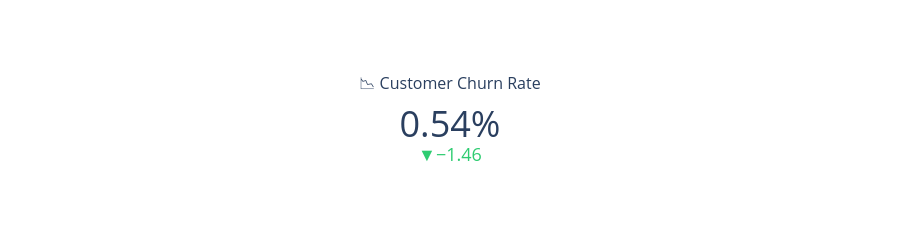

Source (notebook cell):
### Code cell
# Overall churn rate (%): 
df = run(""" with max_date_table as (
    select max(order_purchase_timestamp) as max_date 
    from orders_clean
),
    last_order_table as (select c.customer_id, max(o.order_purchase_timestamp) as last_order
    from orders_clean o 
    join customers_clean c 
    on c.customer_id = o.customer_id 
    group by c.customer_id
    ),

    churn_flag as (select case
    when last_order is null 
    or last_order < ((select max_date from max_date_table) - interval '180 days')
    then 1
    else 0
    end as is_churn from last_order_table)

   select round(100.00 * sum(is_churn) /count(*),2) as churn_rate_percentage
   from churn_flag """)

import plotly.graph_objects as go

churn_value = df['churn_rate_percentage'][0]

fig = go.Figure(go.Indicator(
    
    mode="number+delta",
    
    value=churn_value,
    
    # 🔥 MAIN NUMBER (clean & bold)
    number={
        'suffix': "%",
        'font': {'size': 36}
    },
    
    # 🔥 SMALL CONTEXT (optional benchmark)
    delta={
        'reference': 2,   # benchmark (you can adjust)
        'relative': False,
        'increasing': {'color': "#e74c3c"},
        'decreasing': {'color': "#2ecc71"}
    },
    
    # 🔥 PROFESSIONAL TITLE + EMOJI
    title={
        'text': "📉 Customer Churn Rate",
        'font': {'size': 16}
    }
))

# 🔥 CLEAN LAYOUT (compact size)
fig.update_layout(

    height=200,
    margin=dict(t=50, b=20, l=20, r=20),
    paper_bgcolor="white"
)

fig.show()

### Figure 1 — Plotly figure (JSON) as saved in the notebook; plotly's stock layout.template omitted (floating-point values rounded to 4 significant figures)
{"data": [{"delta": {"decreasing": {"color": "#2ecc71"}, "increasing": {"color": "#e74c3c"}, "reference": 2, "relative": false}, "mode": "number+delta", "number": {"font": {"size": 36}, "suffix": "%"}, "title": {"font": {"size": 16}, "text": "📉 Customer Churn Rate"}, "type": "indicator", "value": 0.54}], "layout": {"height": 200, "margin": {"b": 20, "l": 20, "r": 20, "t": 50}, "paper_bgcolor": "white"}}
